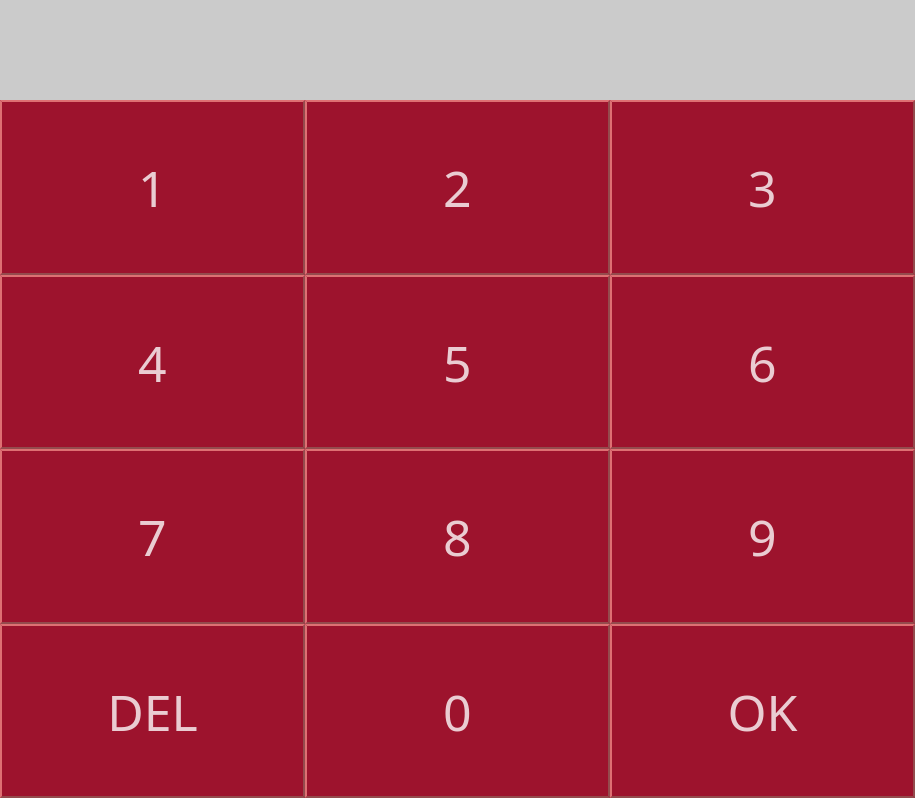
<?xml version="1.0" encoding="UTF-8"?>
<ui version="4.0">
 <class>main</class>
 <widget class="QMainWindow" name="main">
  <property name="geometry">
   <rect>
    <x>0</x>
    <y>0</y>
    <width>915</width>
    <height>798</height>
   </rect>
  </property>
  <property name="windowTitle">
   <string>MainWindow</string>
  </property>
  <property name="styleSheet">
   <string notr="true">#main{
background:transparent;
border-radius: 20px;
}

#frame{
border-radius: 20px;
}

QPushButton{
	background-color: rgb(157, 19, 45);
	color: rgba(255, 255, 255,200);
    border-style: outset;
    padding: 2px;
    font: 50px Arial Black;
    border-width: 2px;
	border-color: rgba(148, 75, 77,255);
}

QPushButton:pressed{
	background-color: rgb(106, 13, 32);
	color: rgba(255, 255, 255,100);
	border-color: rgb(148, 75, 77,255);
}

#texto{
	background-color: rgb(203, 203, 203);

}</string>
  </property>
  <widget class="QWidget" name="base">
   <property name="styleSheet">
    <string notr="true"/>
   </property>
   <layout class="QVBoxLayout" name="verticalLayout">
    <property name="spacing">
     <number>0</number>
    </property>
    <property name="leftMargin">
     <number>0</number>
    </property>
    <property name="topMargin">
     <number>0</number>
    </property>
    <property name="rightMargin">
     <number>0</number>
    </property>
    <property name="bottomMargin">
     <number>0</number>
    </property>
    <item>
     <widget class="QFrame" name="frame">
      <property name="frameShape">
       <enum>QFrame::StyledPanel</enum>
      </property>
      <property name="frameShadow">
       <enum>QFrame::Raised</enum>
      </property>
      <layout class="QVBoxLayout" name="verticalLayout_2">
       <property name="spacing">
        <number>0</number>
       </property>
       <property name="leftMargin">
        <number>0</number>
       </property>
       <property name="topMargin">
        <number>0</number>
       </property>
       <property name="rightMargin">
        <number>0</number>
       </property>
       <property name="bottomMargin">
        <number>0</number>
       </property>
       <item>
        <widget class="QWidget" name="c_texto" native="true">
         <property name="minimumSize">
          <size>
           <width>0</width>
           <height>100</height>
          </size>
         </property>
         <property name="maximumSize">
          <size>
           <width>16777215</width>
           <height>100</height>
          </size>
         </property>
         <layout class="QHBoxLayout" name="horizontalLayout_6">
          <property name="spacing">
           <number>0</number>
          </property>
          <property name="leftMargin">
           <number>0</number>
          </property>
          <property name="topMargin">
           <number>0</number>
          </property>
          <property name="rightMargin">
           <number>0</number>
          </property>
          <property name="bottomMargin">
           <number>0</number>
          </property>
          <item>
           <widget class="QLabel" name="texto">
            <property name="sizePolicy">
             <sizepolicy hsizetype="Expanding" vsizetype="Expanding">
              <horstretch>0</horstretch>
              <verstretch>0</verstretch>
             </sizepolicy>
            </property>
            <property name="font">
             <font>
              <pointsize>40</pointsize>
              <bold>true</bold>
             </font>
            </property>
            <property name="styleSheet">
             <string notr="true">#QPushButton{
	background-color: rgb(170, 170, 127);
}</string>
            </property>
            <property name="text">
             <string/>
            </property>
            <property name="alignment">
             <set>Qt::AlignCenter</set>
            </property>
           </widget>
          </item>
         </layout>
        </widget>
       </item>
       <item>
        <widget class="QWidget" name="text" native="true">
         <property name="styleSheet">
          <string notr="true">#QPushButton{
size:100x100
}</string>
         </property>
         <layout class="QGridLayout" name="gridLayout">
          <property name="leftMargin">
           <number>0</number>
          </property>
          <property name="topMargin">
           <number>0</number>
          </property>
          <property name="rightMargin">
           <number>0</number>
          </property>
          <property name="bottomMargin">
           <number>0</number>
          </property>
          <property name="spacing">
           <number>0</number>
          </property>
          <item row="0" column="0">
           <widget class="QWidget" name="B1" native="true">
            <layout class="QHBoxLayout" name="horizontalLayout">
             <property name="spacing">
              <number>0</number>
             </property>
             <property name="leftMargin">
              <number>0</number>
             </property>
             <property name="topMargin">
              <number>0</number>
             </property>
             <property name="rightMargin">
              <number>0</number>
             </property>
             <property name="bottomMargin">
              <number>0</number>
             </property>
             <item>
              <widget class="QPushButton" name="btn1">
               <property name="sizePolicy">
                <sizepolicy hsizetype="Minimum" vsizetype="Expanding">
                 <horstretch>0</horstretch>
                 <verstretch>0</verstretch>
                </sizepolicy>
               </property>
               <property name="font">
                <font>
                 <family>Arial Black</family>
                 <pointsize>-1</pointsize>
                 <italic>false</italic>
                 <bold>false</bold>
                </font>
               </property>
               <property name="text">
                <string>1</string>
               </property>
              </widget>
             </item>
            </layout>
           </widget>
          </item>
          <item row="0" column="1">
           <widget class="QWidget" name="B2" native="true">
            <layout class="QVBoxLayout" name="verticalLayout_3">
             <property name="spacing">
              <number>0</number>
             </property>
             <property name="leftMargin">
              <number>0</number>
             </property>
             <property name="topMargin">
              <number>0</number>
             </property>
             <property name="rightMargin">
              <number>0</number>
             </property>
             <property name="bottomMargin">
              <number>0</number>
             </property>
             <item>
              <widget class="QPushButton" name="btn2">
               <property name="sizePolicy">
                <sizepolicy hsizetype="Minimum" vsizetype="Expanding">
                 <horstretch>0</horstretch>
                 <verstretch>0</verstretch>
                </sizepolicy>
               </property>
               <property name="font">
                <font>
                 <family>Arial Black</family>
                 <pointsize>-1</pointsize>
                 <italic>false</italic>
                 <bold>false</bold>
                </font>
               </property>
               <property name="text">
                <string>2</string>
               </property>
              </widget>
             </item>
            </layout>
           </widget>
          </item>
          <item row="0" column="2">
           <widget class="QWidget" name="B3" native="true">
            <layout class="QHBoxLayout" name="horizontalLayout_2">
             <property name="spacing">
              <number>0</number>
             </property>
             <property name="leftMargin">
              <number>0</number>
             </property>
             <property name="topMargin">
              <number>0</number>
             </property>
             <property name="rightMargin">
              <number>0</number>
             </property>
             <property name="bottomMargin">
              <number>0</number>
             </property>
             <item>
              <widget class="QPushButton" name="btn3">
               <property name="sizePolicy">
                <sizepolicy hsizetype="Minimum" vsizetype="Expanding">
                 <horstretch>0</horstretch>
                 <verstretch>0</verstretch>
                </sizepolicy>
               </property>
               <property name="font">
                <font>
                 <family>Arial Black</family>
                 <pointsize>-1</pointsize>
                 <italic>false</italic>
                 <bold>false</bold>
                </font>
               </property>
               <property name="text">
                <string>3</string>
               </property>
              </widget>
             </item>
            </layout>
           </widget>
          </item>
          <item row="1" column="0">
           <widget class="QWidget" name="B4" native="true">
            <layout class="QHBoxLayout" name="horizontalLayout_3">
             <property name="spacing">
              <number>0</number>
             </property>
             <property name="leftMargin">
              <number>0</number>
             </property>
             <property name="topMargin">
              <number>0</number>
             </property>
             <property name="rightMargin">
              <number>0</number>
             </property>
             <property name="bottomMargin">
              <number>0</number>
             </property>
             <item>
              <widget class="QPushButton" name="btn4">
               <property name="sizePolicy">
                <sizepolicy hsizetype="Minimum" vsizetype="Expanding">
                 <horstretch>0</horstretch>
                 <verstretch>0</verstretch>
                </sizepolicy>
               </property>
               <property name="font">
                <font>
                 <family>Arial Black</family>
                 <pointsize>-1</pointsize>
                 <italic>false</italic>
                 <bold>false</bold>
                </font>
               </property>
               <property name="text">
                <string>4</string>
               </property>
              </widget>
             </item>
            </layout>
           </widget>
          </item>
          <item row="1" column="1">
           <widget class="QWidget" name="B5" native="true">
            <layout class="QHBoxLayout" name="horizontalLayout_4">
             <property name="spacing">
              <number>0</number>
             </property>
             <property name="leftMargin">
              <number>0</number>
             </property>
             <property name="topMargin">
              <number>0</number>
             </property>
             <property name="rightMargin">
              <number>0</number>
             </property>
             <property name="bottomMargin">
              <number>0</number>
             </property>
             <item>
              <widget class="QPushButton" name="btn5">
               <property name="sizePolicy">
                <sizepolicy hsizetype="Minimum" vsizetype="Expanding">
                 <horstretch>0</horstretch>
                 <verstretch>0</verstretch>
                </sizepolicy>
               </property>
               <property name="font">
                <font>
                 <family>Arial Black</family>
                 <pointsize>-1</pointsize>
                 <italic>false</italic>
                 <bold>false</bold>
                </font>
               </property>
               <property name="text">
                <string>5</string>
               </property>
              </widget>
             </item>
            </layout>
           </widget>
          </item>
          <item row="1" column="2">
           <widget class="QWidget" name="B6" native="true">
            <layout class="QHBoxLayout" name="horizontalLayout_5">
             <property name="spacing">
              <number>0</number>
             </property>
             <property name="leftMargin">
              <number>0</number>
             </property>
             <property name="topMargin">
              <number>0</number>
             </property>
             <property name="rightMargin">
              <number>0</number>
             </property>
             <property name="bottomMargin">
              <number>0</number>
             </property>
             <item>
              <widget class="QPushButton" name="btn6">
               <property name="sizePolicy">
                <sizepolicy hsizetype="Minimum" vsizetype="Expanding">
                 <horstretch>0</horstretch>
                 <verstretch>0</verstretch>
                </sizepolicy>
               </property>
               <property name="font">
                <font>
                 <family>Arial Black</family>
                 <pointsize>-1</pointsize>
                 <italic>false</italic>
                 <bold>false</bold>
                </font>
               </property>
               <property name="text">
                <string>6</string>
               </property>
              </widget>
             </item>
            </layout>
           </widget>
          </item>
          <item row="2" column="0">
           <widget class="QWidget" name="B7" native="true">
            <layout class="QHBoxLayout" name="horizontalLayout_8">
             <property name="spacing">
              <number>0</number>
             </property>
             <property name="leftMargin">
              <number>0</number>
             </property>
             <property name="topMargin">
              <number>0</number>
             </property>
             <property name="rightMargin">
              <number>0</number>
             </property>
             <property name="bottomMargin">
              <number>0</number>
             </property>
             <item>
              <widget class="QPushButton" name="btn7">
               <property name="sizePolicy">
                <sizepolicy hsizetype="Minimum" vsizetype="Expanding">
                 <horstretch>0</horstretch>
                 <verstretch>0</verstretch>
                </sizepolicy>
               </property>
               <property name="font">
                <font>
                 <family>Arial Black</family>
                 <pointsize>-1</pointsize>
                 <italic>false</italic>
                 <bold>false</bold>
                </font>
               </property>
               <property name="text">
                <string>7</string>
               </property>
              </widget>
             </item>
            </layout>
           </widget>
          </item>
          <item row="2" column="1">
           <widget class="QWidget" name="B8" native="true">
            <layout class="QHBoxLayout" name="horizontalLayout_9">
             <property name="spacing">
              <number>0</number>
             </property>
             <property name="leftMargin">
              <number>0</number>
             </property>
             <property name="topMargin">
              <number>0</number>
             </property>
             <property name="rightMargin">
              <number>0</number>
             </property>
             <property name="bottomMargin">
              <number>0</number>
             </property>
             <item>
              <widget class="QPushButton" name="btn8">
               <property name="sizePolicy">
                <sizepolicy hsizetype="Minimum" vsizetype="Expanding">
                 <horstretch>0</horstretch>
                 <verstretch>0</verstretch>
                </sizepolicy>
               </property>
               <property name="font">
                <font>
                 <family>Arial Black</family>
                 <pointsize>-1</pointsize>
                 <italic>false</italic>
                 <bold>false</bold>
                </font>
               </property>
               <property name="text">
                <string>8</string>
               </property>
              </widget>
             </item>
            </layout>
           </widget>
          </item>
          <item row="2" column="2">
           <widget class="QWidget" name="B9" native="true">
            <layout class="QHBoxLayout" name="horizontalLayout_10">
             <property name="spacing">
              <number>0</number>
             </property>
             <property name="leftMargin">
              <number>0</number>
             </property>
             <property name="topMargin">
              <number>0</number>
             </property>
             <property name="rightMargin">
              <number>0</number>
             </property>
             <property name="bottomMargin">
              <number>0</number>
             </property>
             <item>
              <widget class="QPushButton" name="btn9">
               <property name="sizePolicy">
                <sizepolicy hsizetype="Minimum" vsizetype="Expanding">
                 <horstretch>0</horstretch>
                 <verstretch>0</verstretch>
                </sizepolicy>
               </property>
               <property name="font">
                <font>
                 <family>Arial Black</family>
                 <pointsize>-1</pointsize>
                 <italic>false</italic>
                 <bold>false</bold>
                </font>
               </property>
               <property name="text">
                <string>9</string>
               </property>
              </widget>
             </item>
            </layout>
           </widget>
          </item>
          <item row="3" column="0">
           <widget class="QWidget" name="DEL" native="true">
            <layout class="QHBoxLayout" name="horizontalLayout_11">
             <property name="spacing">
              <number>0</number>
             </property>
             <property name="leftMargin">
              <number>0</number>
             </property>
             <property name="topMargin">
              <number>0</number>
             </property>
             <property name="rightMargin">
              <number>0</number>
             </property>
             <property name="bottomMargin">
              <number>0</number>
             </property>
             <item>
              <widget class="QPushButton" name="btnDel">
               <property name="sizePolicy">
                <sizepolicy hsizetype="Minimum" vsizetype="Expanding">
                 <horstretch>0</horstretch>
                 <verstretch>0</verstretch>
                </sizepolicy>
               </property>
               <property name="font">
                <font>
                 <family>Arial Black</family>
                 <pointsize>-1</pointsize>
                 <italic>false</italic>
                 <bold>false</bold>
                </font>
               </property>
               <property name="text">
                <string>DEL</string>
               </property>
              </widget>
             </item>
            </layout>
           </widget>
          </item>
          <item row="3" column="1">
           <widget class="QWidget" name="B0" native="true">
            <layout class="QHBoxLayout" name="horizontalLayout_7">
             <property name="spacing">
              <number>0</number>
             </property>
             <property name="leftMargin">
              <number>0</number>
             </property>
             <property name="topMargin">
              <number>0</number>
             </property>
             <property name="rightMargin">
              <number>0</number>
             </property>
             <property name="bottomMargin">
              <number>0</number>
             </property>
             <item>
              <widget class="QPushButton" name="btn0">
               <property name="sizePolicy">
                <sizepolicy hsizetype="Minimum" vsizetype="Expanding">
                 <horstretch>0</horstretch>
                 <verstretch>0</verstretch>
                </sizepolicy>
               </property>
               <property name="font">
                <font>
                 <family>Arial Black</family>
                 <pointsize>-1</pointsize>
                 <italic>false</italic>
                 <bold>false</bold>
                </font>
               </property>
               <property name="text">
                <string>0</string>
               </property>
              </widget>
             </item>
            </layout>
           </widget>
          </item>
          <item row="3" column="2">
           <widget class="QWidget" name="OK" native="true">
            <layout class="QHBoxLayout" name="horizontalLayout_12">
             <property name="spacing">
              <number>0</number>
             </property>
             <property name="leftMargin">
              <number>0</number>
             </property>
             <property name="topMargin">
              <number>0</number>
             </property>
             <property name="rightMargin">
              <number>0</number>
             </property>
             <property name="bottomMargin">
              <number>0</number>
             </property>
             <item>
              <widget class="QPushButton" name="btnOK">
               <property name="sizePolicy">
                <sizepolicy hsizetype="Minimum" vsizetype="Expanding">
                 <horstretch>0</horstretch>
                 <verstretch>0</verstretch>
                </sizepolicy>
               </property>
               <property name="font">
                <font>
                 <family>Arial Black</family>
                 <pointsize>-1</pointsize>
                 <italic>false</italic>
                 <bold>false</bold>
                </font>
               </property>
               <property name="text">
                <string>OK</string>
               </property>
              </widget>
             </item>
            </layout>
           </widget>
          </item>
         </layout>
        </widget>
       </item>
      </layout>
     </widget>
    </item>
   </layout>
  </widget>
 </widget>
 <resources/>
 <connections/>
</ui>
